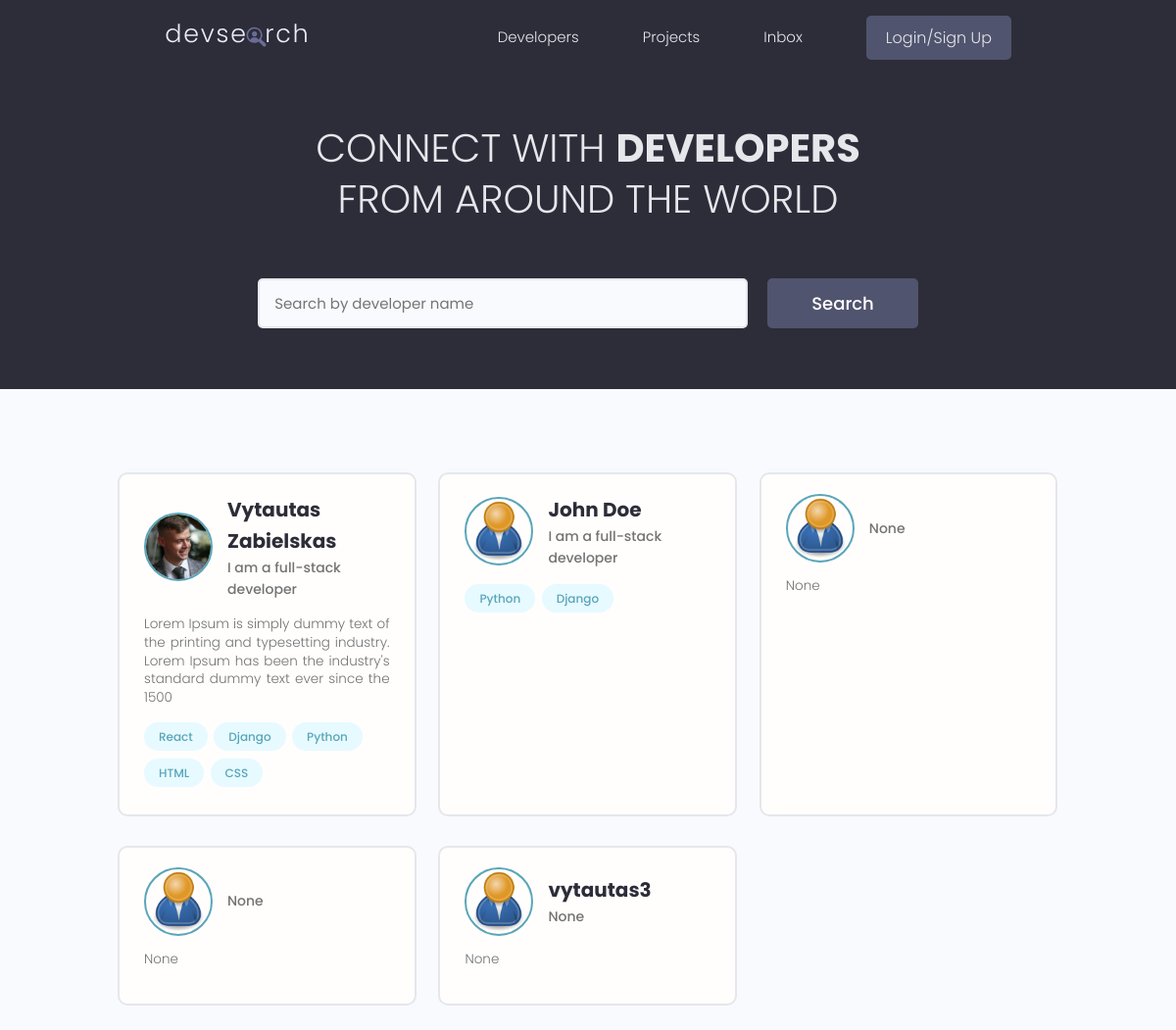
Before: / with the older database file.
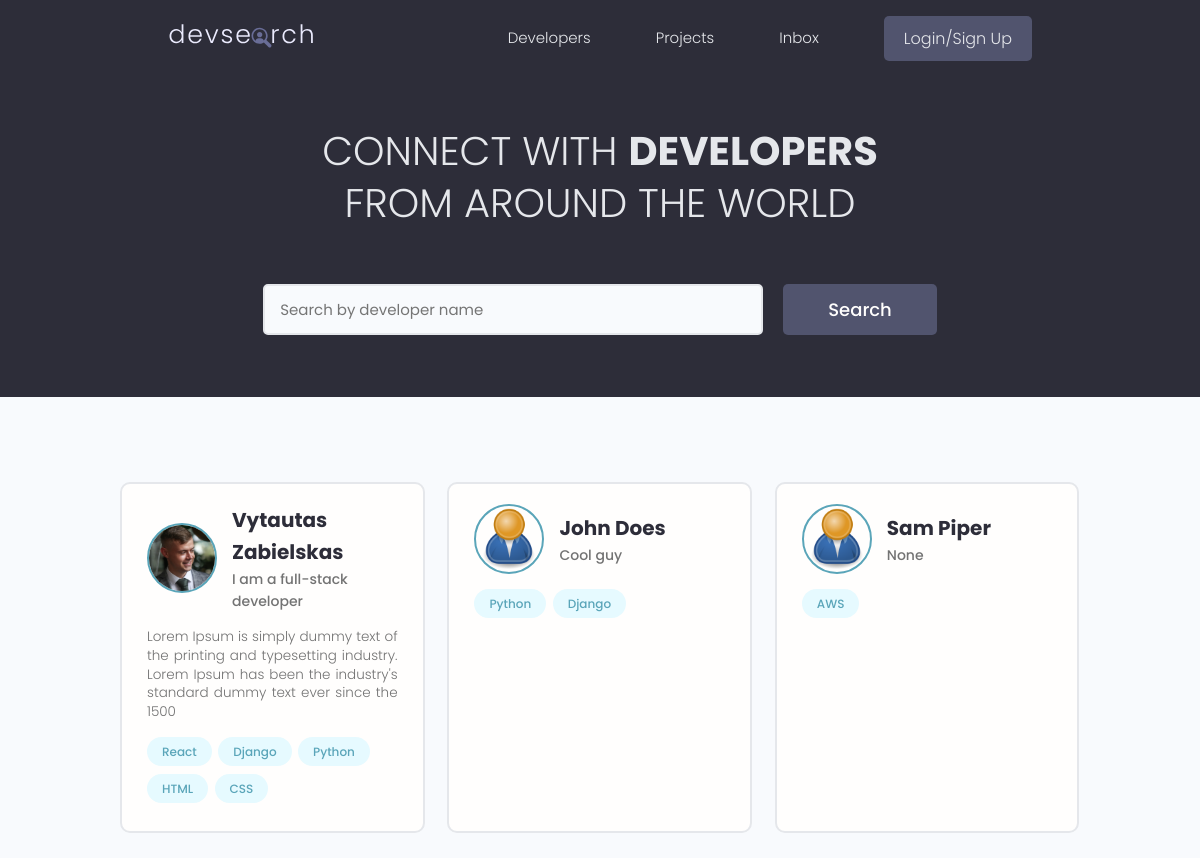
After: the same page with the newer database file.
### users/models.py (models this page shows, shortened)
class Profile(models.Model):
    user = models.OneToOneField(User, on_delete=models.CASCADE, null=True, blank=True)
    name = models.CharField(max_length=200, null=True, blank=True)
    email = models.EmailField(max_length=500, null=True, blank=True)
    username = models.CharField(max_length=200, null=True, blank=True)
    location = models.CharField(max_length=200, null=True, blank=True)
    short_intro = models.CharField(max_length=200, null=True, blank=True)
    bio = models.TextField(null=True, blank=True)
    profile_image = models.ImageField(null=True, blank=True, upload_to="profiles/", default="profiles/user-default.png")
    social_github = models.CharField(max_length=200, null=True, blank=True)
    social_twitter = models.CharField(max_length=200, null=True, blank=True)
    social_linkedin = models.CharField(max_length=200, null=True, blank=True)
    social_youtube = models.CharField(max_length=200, null=True, blank=True)
    social_website = models.CharField(max_length=200, null=True, blank=True)
    created = models.DateTimeField(auto_now_add=True)
    id = models.UUIDField(default=uuid.uuid4, unique=True, primary_key=True, editable=False)

class Skill(models.Model):
    owner = models.ForeignKey(Profile, on_delete=models.CASCADE, null=True, blank=True)
    name = models.CharField(max_length=200, null=True, blank=True)
    description = models.TextField(null=True, blank=True)
    created = models.DateTimeField(auto_now_add=True)
    id = models.UUIDField(default=uuid.uuid4, unique=True, primary_key=True, editable=False)
    def __str__(self):
        return str(self.name)

### users/views.py (the view)
# urls.py: path("", views.profiles, name="profiles"),
def profiles(request):
    profiles = Profile.objects.all()
    context = {"profiles" : profiles}
    return render(request, "users/profiles.html", context)

### users/templates/users/profiles.html (shortened to what this page needs)
{%extends "main.html"%} {%block content%}
<main class="home">
    <section class="hero-section text-center">
        <div class="container container--narrow">
            <div class="hero-section__box">
                <h2>CONNECT WITH <span>DEVELOPERS</span></h2>
                <h2>FROM AROUND THE WORLD</h2>
            </div>
            <div class="hero-section__search">
                <form class="form" action="#" method="get">
                    <div class="form__field">
                        <input
                            class="input input--text"
                            id="formInput#search"
                            type="text"
                            name="text"
                            placeholder="Search by developer name"
                        />
                    </div>
                    <input
                        class="btn btn--sub btn--lg"
                        type="submit"
                        value="Search"
                    />
                </form>
            </div>
        </div>
    </section>
    <section class="devlist">
        <div class="container">
            <div class="grid grid--three">
                {%for profile in profiles%}
                <div class="column card">
                    <div class="dev">
                        <a
                            href="{%url 'user-profile' profile.id%}"
                            class="card__body"
                        >
                            <div class="dev__profile">
                                <img
                                    class="avatar avatar--md"
                                    src="{{profile.profile_image.url}}"
                                    alt="image"
                                />
                                <div class="dev__meta">
                                    <h3>{{profile.name}}</h3>
                                    <h5>{{profile.short_intro|slice:"60"}}</h5>
                                </div>
                            </div>
                            <p class="dev__info">{{profile.bio|slice:"150"}}</p>
                            <div class="dev__skills">
                                {%for skill in profile.skill_set.all|slice:"5"%}
                                <span class="tag tag--pill tag--main">
                                    <small>{{skill}}</small>
                                </span>
                                {%endfor%}
                            </div>
                        </a>
                    </div>
                </div>
                {%endfor%}
            </div>
        </div>
    </section>
</main>
{%endblock content%}

### templates/main.html (shortened to what this page needs)
<!DOCTYPE html>
{% load static %}
<html>
    <head>
        <link rel="stylesheet" href="https://cdnjs.cloudflare.com/ajax/libs/material-design-iconic-font/2.2.0/css/material-design-iconic-font.min.css"/>
        <link rel="stylesheet" href="{% static 'uikit/styles/uikit.css' %}" />
        <link rel="stylesheet" href="{% static 'styles/app.css' %}" />
    </head>
    <body>
        {%include "navbar.html"%}
        {%block content%}
        {%endblock content%}
    </body>
</html>

### templates/navbar.html (shortened to what this page needs)
{%load static%}
<header class="header">
    <div class="container container--narrow">
        <a href="{%url 'profiles'%}" class="header__logo">
            <img src="{%static 'images/logo.svg'%}" alt="DevSearch Logo" />
        </a>
        <nav class="header__nav">
            <ul class="header__menu">
                <li class="header__menuItem">
                    <a href="{%url 'profiles'%}">Developers</a>
                </li>
                <li class="header__menuItem">
                    <a href="{%url 'projects'%}">Projects</a>
                </li>
                <li class="header__menuItem">
                    <a href="">Inbox</a>
                </li>
                {%if request.user.is_authenticated%}
                <li class="header__menuItem">
                    <a href="{%url 'account'%}">Account</a>
                </li>
                <li class="header__menuItem">
                    <a href="{%url 'logout' %}" class="btn btn--sub">Logout</a>
                </li>
                {%else%}
                <li class="header__menuItem">
                    <a href="{%url 'login' %}" class="btn btn--sub"
                        >Login/Sign Up</a
                    >
                </li>
                {%endif%}
            </ul>
        </nav>
    </div>
</header>

### static/styles/app.css (style rules this page uses)
:root { --color-sub: #2d2d39; }
.btn--sub { background-color: var(--color-sub-light); }
.card { border: 2px solid var(--color-light); }
img { width: 100%; }
.header { position: sticky; z-index: 111; background-color: var(--color-sub); padding: 1.5rem 0; }
.header > .container { display: flex; justify-content: space-between; align-items: center; }
.header__logo > img { height: 3.8rem; }
.header__nav > ul { display: inline-flex; align-items: center; list-style: none; gap: 6.5rem; }
.header__menuItem > a { color: var(--color-light); font-weight: 300; }
.hero-section { height: 40vh; display: flex; align-items: center; background-color: var(--color-sub); }
.hero-section__box { margin-bottom: 4rem; }
.hero-section__box > h2, .hero-section__box > h2 > span { font-size: 4rem; color: var(--color-light); line-height: 1.3; text-transform: uppercase; }
.hero-section__box > h2 { font-weight: 300; }
.hero-section__box > h2 > span { font-weight: 700; }
.hero-section__search > .form { display: flex; align-items: center; justify-content: center; gap: 2rem; }
.hero-section__search > .form input.input--text { width: 50rem; }
.devlist { margin-top: 8rem; }
.devlist .grid { align-items: stretch; }
.devlist .dev .dev__profile { display: flex; align-items: center; gap: 1.5rem; }
.devlist .dev .dev__meta h3 { color: var(--color-sub); font-size: 2rem; font-weight: 700; }
.devlist .dev .dev__meta h5 { color: var(--color-text); font-size: 1.4rem; font-weight: 500; }
.devlist .dev .dev__info { margin: 1.5rem 0; font-size: 1.35rem; line-height: 1.4; text-align: justify; }

### static/uikit/styles/modules/_variables.css (style rules this page uses)
:root { --color-main: #5aa5b9; --color-main-light: #e6faff; --color-sub: #3f4156; --color-sub-light: #51546e; --color-sub-lighter: #ededfd; --color-text: #737373; --color-gray: #8b8b8b; --color-light: #e5e7eb; --color-light-gray: #767676; --color-bg: #f8fafd; --color-white: #fffefd; --color-white-light: #f3f3f3; --color-success: #359e64; --color-success-bg: #def8e8; --color-error: #fc4b0b; --color-error-bg: #fff2ee; --font-base: 'Poppins', arial, helvetica, 'Segoe UI', roboto, ubuntu, sans-serif; --font-monospace: 'Fira Code', 'Courier New', courier, monospace; --font-regular: 300; --font-medium: 500; --font-bold: 700; --generic-shadow: 1px 1px 5px #00000010; --generic-transition: all 0.3s ease-in-out; }

### static/uikit/styles/modules/_base.css (style rules this page uses)
* { margin: 0; padding: 0; box-sizing: border-box; text-rendering: optimizeLegibility; color: inherit; font-size: inherit; }
html { font-size: 50%; }
@media only screen and (min-width: 480px) { html { font-size: 56.25%; } }
@media only screen and (min-width: 1200px) { html { font-size: 62.5%; } }
body { line-height: 1.6; font-weight: 400; font-size: 1.5rem; color: var(--color-text); background-color: var(--color-bg); min-height: 100vh; }

### static/uikit/styles/modules/_typography.css (style rules this page uses)
* { font-family: var(--font-base); }
h2 { font-size: 3.6rem; font-weight: var(--font-bold); }
h3 { font-size: 3.2rem; font-weight: var(--font-medium); }
h5 { font-size: 2.4rem; font-weight: var(--font-medium); }
h5, h6 { font-weight: var(--font-regular); }
p, span, strong { font-size: 1.6rem; color: var(--color-text); font-weight: var(--font-regular); }
a { padding-bottom: 2px; text-decoration: none; display: inline-block; color: var(--color-main); font-weight: var(--font-medium); }

### static/uikit/styles/modules/_utilities.css (style rules this page uses)
.container { width: 92%; max-width: 165rem; margin: 0 auto; box-sizing: border-box; }
.container--narrow { width: 92%; max-width: 120rem; }
@media screen and (min-width: 1000px) { .container { width: 90%; } }
@media screen and (min-width: 1000px) { .container--narrow { width: 85%; } }
@media screen and (min-width: 1200px) { .container { width: 80%; } }
@media screen and (min-width: 1200px) { .container--narrow { width: 72%; } }
.text-center { text-align: center; }

### static/uikit/styles/modules/_avatar.css (style rules this page uses)
.avatar { border-radius: 50%; border: 2px solid var(--color-main); object-fit: cover; }
.avatar--md { height: 7rem; width: 7rem; }

### static/uikit/styles/modules/_button.css (style rules this page uses)
.btn { display: inline-block; position: relative; cursor: pointer; background-color: var(--color-light); font-weight: var(--font-medium); color: var(--color-sub); text-decoration: none; padding: 1rem 2rem; border-radius: 0.5rem; border: none; width: -webkit-fit-content; width: -moz-fit-content; width: fit-content; height: -webkit-fit-content; height: -moz-fit-content; height: fit-content; font-size: 1.6rem; outline-width: 0; outline-color: transparent; -webkit-backface-visibility: hidden; backface-visibility: hidden; transition: all 0.3s ease-in-out; }
.btn--sub { background-color: var(--color-sub); color: var(--color-white); }
.btn--lg { font-size: 1.8rem; padding: 1.2rem 4.5rem; }

Changed rows visible on the page:
removed Profile: profile_image (placeholder picture), short_intro "None", bio "None"
removed Profile: profile_image (placeholder picture), short_intro "None", bio "None"
removed Profile: profile_image (placeholder picture), name "vytautas3", short_intro "None", bio "None"
changed Profile: name "John Doe" → "John Does"; short_intro "I am a full-stack developer" → "Cool guy"
added Profile: profile_image (placeholder picture), name "Sam Piper", short_intro "None"
added Skill: name "AWS", shown under "Sam Piper"
